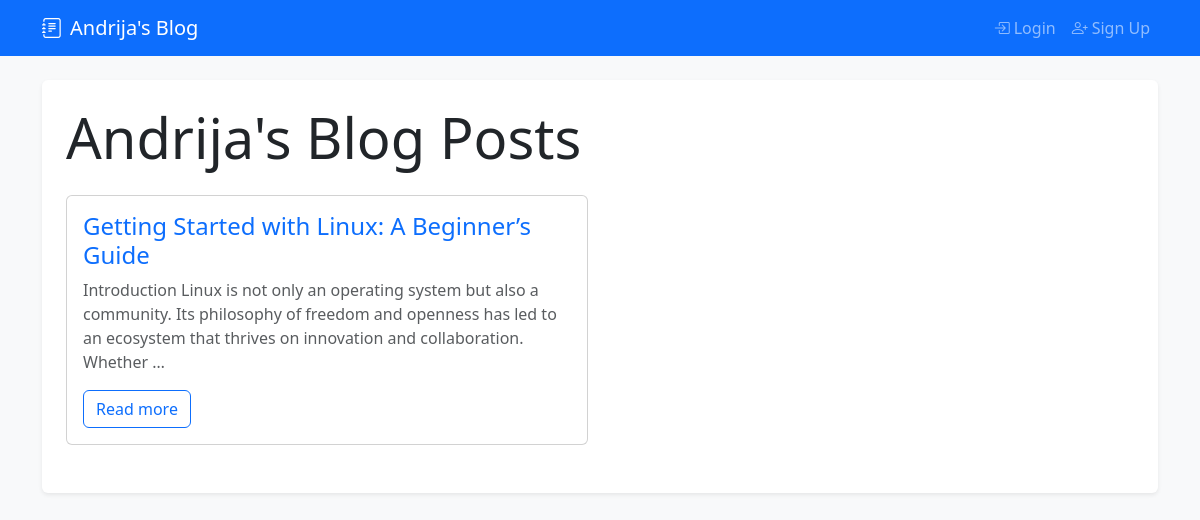
The app's page /blogs/ with its own data.
### blogs/models.py (models this page shows, shortened)
class Blog(models.Model):
    title = models.CharField(max_length=255)
    slug = models.SlugField(unique=True)
    content = models.TextField()
    author = models.ForeignKey(
        User,
        on_delete=models.CASCADE,
        blank=True,
        null=True,
        help_text="The admin user who created the blog post",
    )
    created_at = models.DateTimeField(auto_now_add=True)
    updated_at = models.DateTimeField(auto_now=True)
    class Meta:
        ordering = ["-created_at"]

### blogs/views.py (the view)
# urls.py: path("", views.list_blogs, name="blog_list"),
def list_blogs(request):
    blogs = Blog.objects.all()
    return render(request, "blogs/blog_list.html", {"blogs": blogs})

### blogs/templates/blogs/blog_list.html
{% extends "blogs/base.html" %}
{% block content %}
<h1 class="display-4 mb-4">Andrija's Blog Posts</h1>
<div class="row">
  {% for blog in blogs %}
  <div class="col-md-6 mb-4">
    <div class="card h-100 hover-shadow">
      <div class="card-body">
        <h2 class="h4 card-title">
          <a href="{% url 'blogs:blog_detail' blog.slug %}" class="text-decoration-none text-primary">{{ blog.title }}</a>
        </h2>
        <p class="card-text text-muted">{{ blog.content|truncatewords:30 }}</p>
        <a href="{% url 'blogs:blog_detail' blog.slug %}" class="btn btn-outline-primary">Read more</a>
      </div>
    </div>
  </div>
  {% empty %}
  <div class="col-12">
    <div class="alert alert-info">No blog posts available yet.</div>
  </div>
  {% endfor %}
</div>
{% endblock %}

### records on screen
Blog: title "Getting Started with Linux: A Beginner’s Guide", content "Introduction Linux is not only an operating system but also a community. Its philosophy of freedom and openness has led to an ecosystem that thrives on innovation and collaboration. Whether …"
